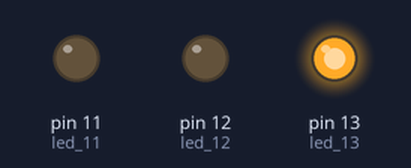
A sketch run on a simulated Arduino Uno, built with avr-gcc and run on an emulated ATmega328P. On the bench: output pins drawn as LEDs (lit = HIGH).

Above: at 0.5 s.
At 2.5 s:
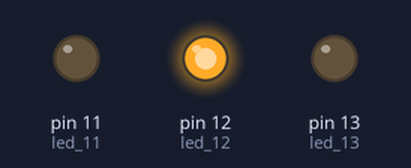
At 4.5 s:
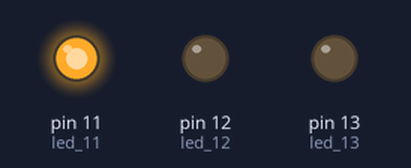
At 9.5 s:
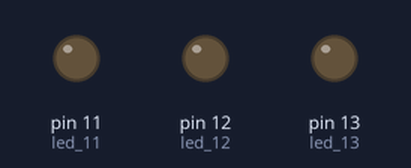
Timing chart, 0 to 10.4 s (numbered marks = the images above):
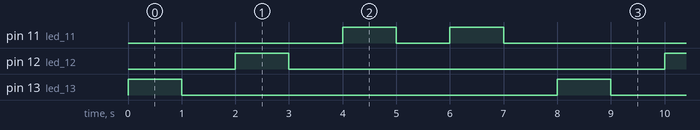

Measured:
- by itself, pin 11 (led_11): repeats every 8.0 s: LOW 1.0 s, HIGH 1.0 s, LOW 5.0 s, HIGH 1.0 s
- by itself, pin 12 (led_12), pin 13 (led_13): alternates HIGH for 1.0 s and LOW for 7.0 s
- by itself, everything shown: repeats every 8.0 s, in 8 steps

The sketch:

Control_Many_LED.ino
```cpp
int led_13 = 13 ;
int led_12 = 12 ;
int led_11 = 11 ;

int led[3] = {13,12,11};
void setup() {
  // put your setup code here, to run once:
  pinMode(led_13 , OUTPUT);
  pinMode(led_12 , OUTPUT);
  pinMode(led_11 , OUTPUT);

  for(int i = 0; i<4; i++){
    pinMode(led[i], OUTPUT);
  }


}

void loop() {
  // put your main code here, to run repeatedly:
  for(int i = 0; i<4 ; i++){
    digitalWrite(led[i], HIGH);
    delay(1000);
    digitalWrite(led[i], LOW);
    delay(1000);
  }

}
```
